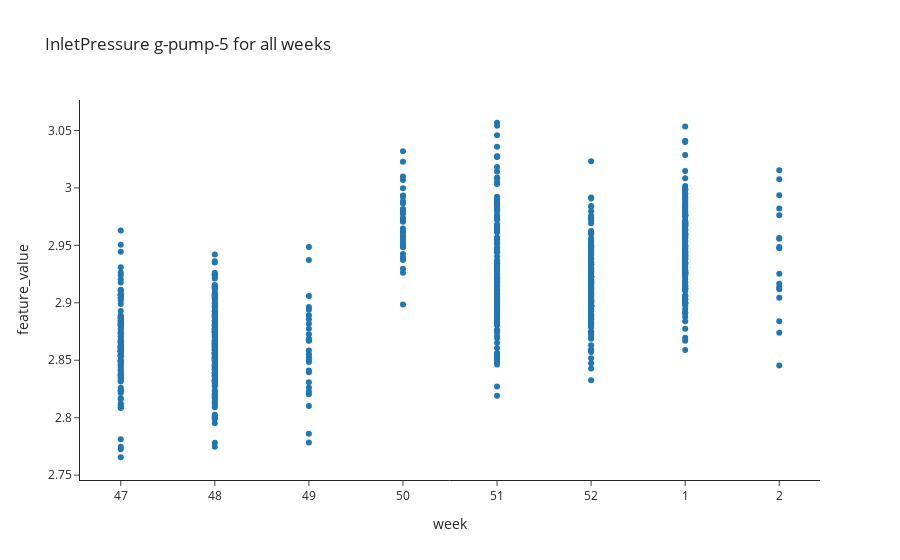
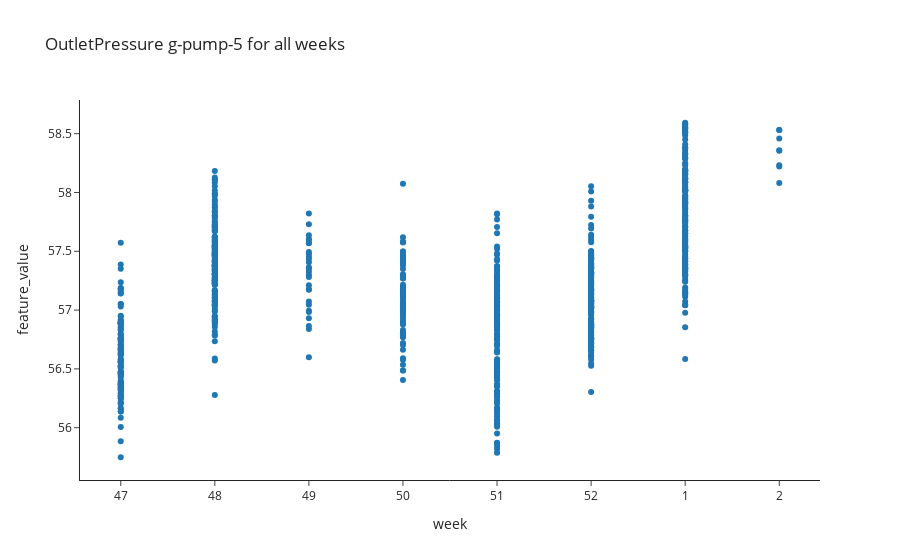
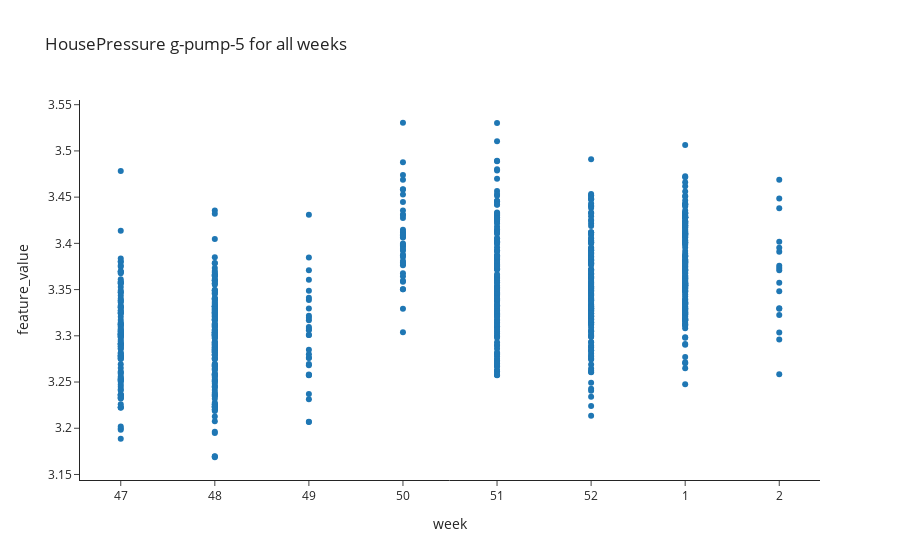

Notebook source saved alongside these figures, in order:
### Markdown cell above
**Scatterplot**

### Code cell
show_baselining_plot_azure(df_data, duration = "all", asset_name= asset_name, variable_name= INLET_PRESSURE,
                           plot_type = "scatter")

show_baselining_plot_azure(df_data, duration = "all", asset_name= asset_name, variable_name= OUTLET_PRESSURE,
                          plot_type = "scatter")

show_baselining_plot_azure(df_data, duration = "all", asset_name= asset_name, variable_name= HOUSE_PRESSURE,
                          plot_type = "scatter")

### Figure 1 — Plotly figure (JSON) as saved in the notebook; plotly's stock layout.template omitted (floating-point values rounded to 4 significant figures; data arrays with more than 128 entries replaced by an {"elided": "..."} marker saying what was removed)
{"data": [{"hoverlabel": {"namelength": 0}, "hovertemplate": "week=%{x}<br>feature_value=%{y}", "legendgroup": "", "marker": {"color": "#1F77B4", "symbol": "circle"}, "mode": "markers", "name": "", "showlegend": false, "type": "scatter", "x": {"elided": "839 int values"}, "xaxis": "x", "y": {"elided": "839 float values"}, "yaxis": "y"}], "layout": {"legend": {"tracegroupgap": 0}, "title": {"text": "InletPressure g-pump-5 for all weeks "}, "xaxis": {"anchor": "y", "domain": [0, 1], "title": {"text": "week"}, "type": "category"}, "yaxis": {"anchor": "x", "domain": [0, 1], "title": {"text": "feature_value"}}}}

### Figure 2 — Plotly figure (JSON) as saved in the notebook; plotly's stock layout.template omitted (floating-point values rounded to 4 significant figures; data arrays with more than 128 entries replaced by an {"elided": "..."} marker saying what was removed)
{"data": [{"hoverlabel": {"namelength": 0}, "hovertemplate": "week=%{x}<br>feature_value=%{y}", "legendgroup": "", "marker": {"color": "#1F77B4", "symbol": "circle"}, "mode": "markers", "name": "", "showlegend": false, "type": "scatter", "x": {"elided": "871 int values"}, "xaxis": "x", "y": {"elided": "871 float values"}, "yaxis": "y"}], "layout": {"legend": {"tracegroupgap": 0}, "title": {"text": "OutletPressure g-pump-5 for all weeks "}, "xaxis": {"anchor": "y", "domain": [0, 1], "title": {"text": "week"}, "type": "category"}, "yaxis": {"anchor": "x", "domain": [0, 1], "title": {"text": "feature_value"}}}}

### Figure 3 — Plotly figure (JSON) as saved in the notebook; plotly's stock layout.template omitted (floating-point values rounded to 4 significant figures; data arrays with more than 128 entries replaced by an {"elided": "..."} marker saying what was removed)
{"data": [{"hoverlabel": {"namelength": 0}, "hovertemplate": "week=%{x}<br>feature_value=%{y}", "legendgroup": "", "marker": {"color": "#1F77B4", "symbol": "circle"}, "mode": "markers", "name": "", "showlegend": false, "type": "scatter", "x": {"elided": "841 int values"}, "xaxis": "x", "y": {"elided": "841 float values"}, "yaxis": "y"}], "layout": {"legend": {"tracegroupgap": 0}, "title": {"text": "HousePressure g-pump-5 for all weeks "}, "xaxis": {"anchor": "y", "domain": [0, 1], "title": {"text": "week"}, "type": "category"}, "yaxis": {"anchor": "x", "domain": [0, 1], "title": {"text": "feature_value"}}}}
